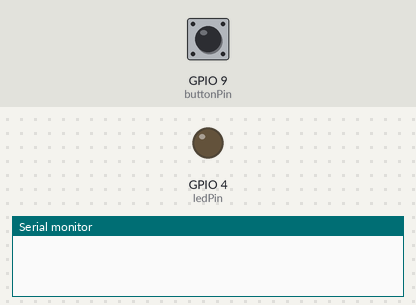
Simulated run of this sketch. Board: ESP32-S3. On the bench: output pins drawn as LEDs (lit = HIGH), the last lines printed to the serial monitor. The inputs (shaded band) are chosen by the test bench; at power-on: GPIO 9 (buttonPin) HIGH.

Above: at 1.2 s.
1.3 s: GPIO 9 (buttonPin) pulled LOW for 0.15 s
At 2.5 s:
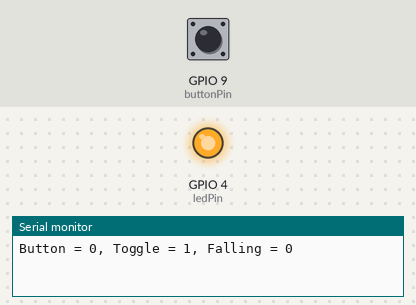
2.9 s: GPIO 9 (buttonPin) pulled LOW for 1 s
At 3.8 s:
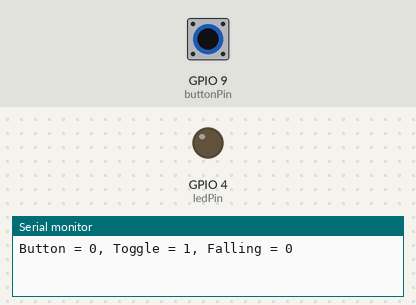
5.4 s: GPIO 9 (buttonPin) pulled LOW for 3.2 s
At 5.7 s:
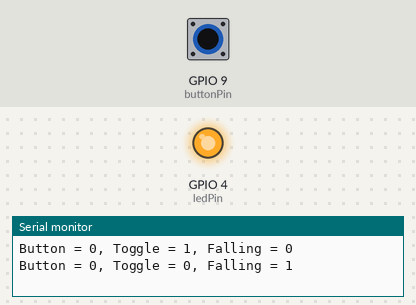
Timing chart, 0 to 8.4 s (numbered marks = the images above; inputs shaded):
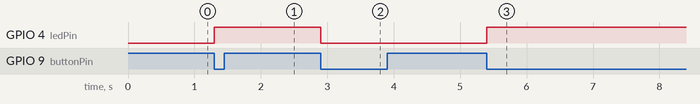

Measured:
- after the input at 1.3 s, GPIO 4 (ledPin): LOW → HIGH at once
- after the input at 2.9 s, GPIO 4 (ledPin): HIGH → LOW at once
- after the input at 5.4 s, GPIO 4 (ledPin): LOW → HIGH at once

The sketch:

lab_2.ino
```cpp
/*
Spring2025 - MTEC2280
Lab_2
*/


//rgb LED buttonPin
// const int pinRGB = 38
// int brightness = 4;
// int delayTime = 500;
// void setup() {
//   // put your setup code here, to run once:
// }

// void loop() {
//   // put your main code here, to run repeatedly:
//   rgbLedWrite(pinRGB, brightness, brightness, brightness);
//   delay(delayTime);
//   rgbLedWrite(pinRGB, brightness, 0, 0);
//   delay(delayTime);
//   rgbLedWrite(pinRGB, 0, brightness, 0);
//   delay(delayTime);
//   rgbLedWrite(pinRGB, 0, 0, brightness);
//   delay(delayTime);

// }

//pull_up button INPUT
// const int buttonPin = 9;
// bool buttonState;

// void setup(){
//   pinMode(buttonPin, INPUT_PULLUP);
//   Serial.begin(115200);
// }

// void loop(){
//   buttonState = !digitalRead(buttonPin);
//   Serial.print("buttonState = ");
//   Serial.print(buttonState);
//   Serial.println();
// }

const int buttonPin = 9;
const int ledPin = 4;

bool buttonState = 0;
bool lastButtonState = 0;
bool toggle = 0;
bool fallingToggle = 0;

void setup(){
  pinMode (buttonPin, INPUT_PULLUP);
  pinMode(ledPin, OUTPUT);

  Serial.begin(115200);
}

void loop(){
  buttonState = !digitalRead(buttonPin);

  if (buttonState && !lastButtonState){
    toggle = !toggle;
  }
   if (!buttonState && lastButtonState){
    Serial.printf("Button = %i, Toggle = %i, Falling = %i \n", buttonState, toggle, fallingToggle);    fallingToggle = !fallingToggle;
  }

  lastButtonState = buttonState;
  digitalWrite(ledPin, toggle);

}
```
